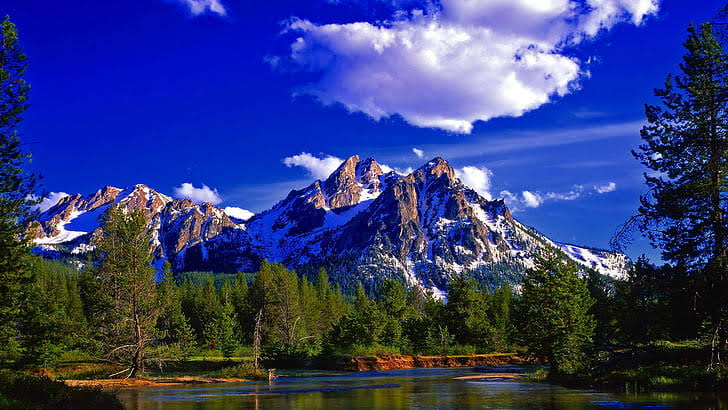
#> input picture images/image2.jpeg, 728 x 410 px, found by its file name
$ python Question_6.py
#> lines starting #> are read from the running program, lines starting #| are printed output that depends on the picture
# Write a program to enhance the image in spatial domain using histogram equalization method.
import numpy as np
import cv2

image = cv2.imread("images\image2.jpeg")
#> image is the input picture: shape (410, 728, 3); mean B, G, R 121.9, 61.7, 51.5
image = cv2.cvtColor(image, cv2.COLOR_BGR2GRAY)
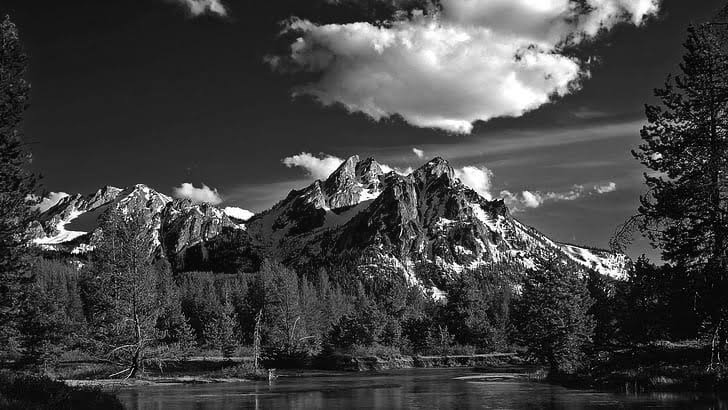
#> image: shape (410, 728); min 0, max 255, mean 65.5

eqilization = cv2.equalizeHist(image)
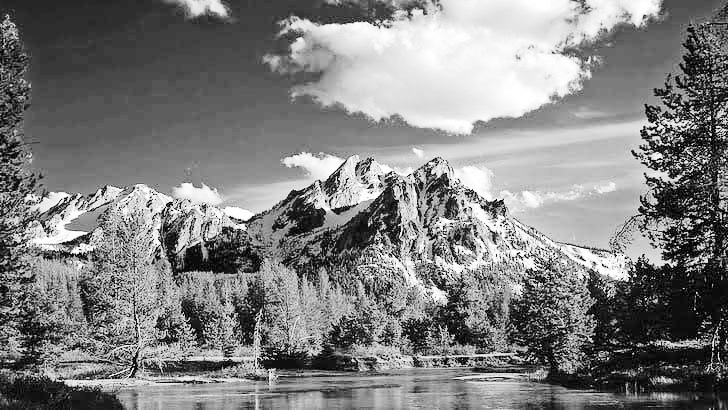
#> eqilization: shape (410, 728); min 0, max 255, mean 128.4

cv2.imshow("Histogram Equilization", np.hstack([image, eqilization]))
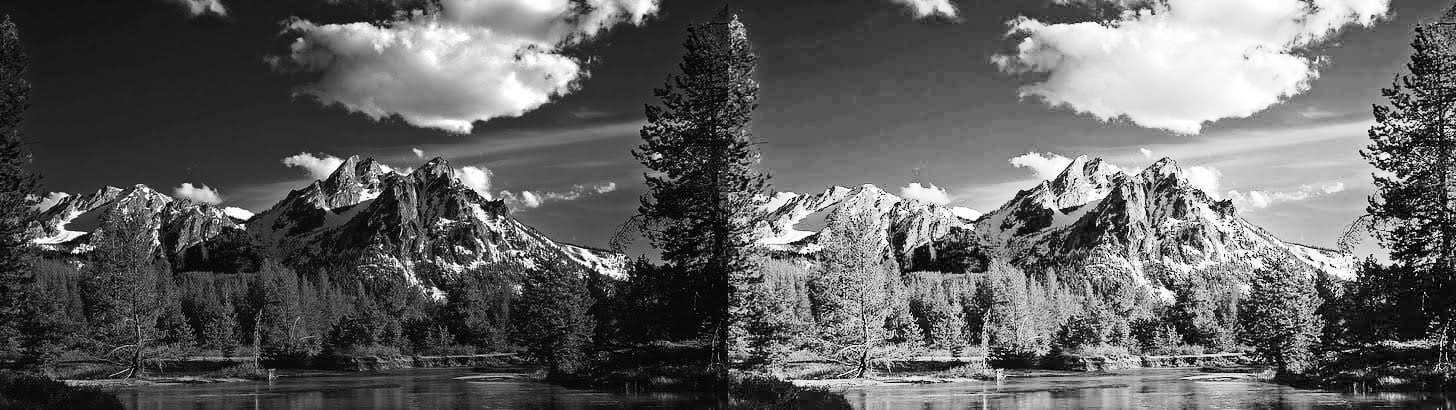
#> window 'Histogram Equilization': shape (410, 1456); min 0, max 255, mean 97

cv2.waitKey(0)

$ run again, with images/image1.jpeg copied over images/image2.jpeg
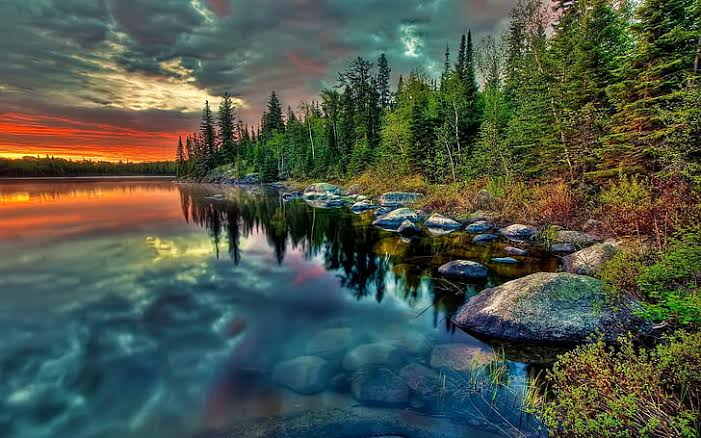
#> input picture images/image1.jpeg, 701 x 438 px, found by its file name
#> image is the input picture: shape (438, 701, 3); mean B, G, R 73.5, 86.6, 77.3
#> image: shape (438, 701)
#> `eqilization = cv2.equalizeHist(image)`:
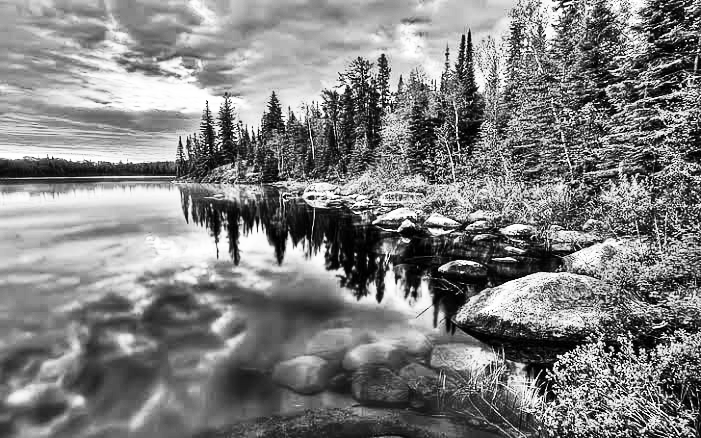
#> eqilization: shape (438, 701); min 0, max 255, mean 128.3
#> `cv2.imshow("Histogram Equilization", np.hstack([image, eqilization]))`:
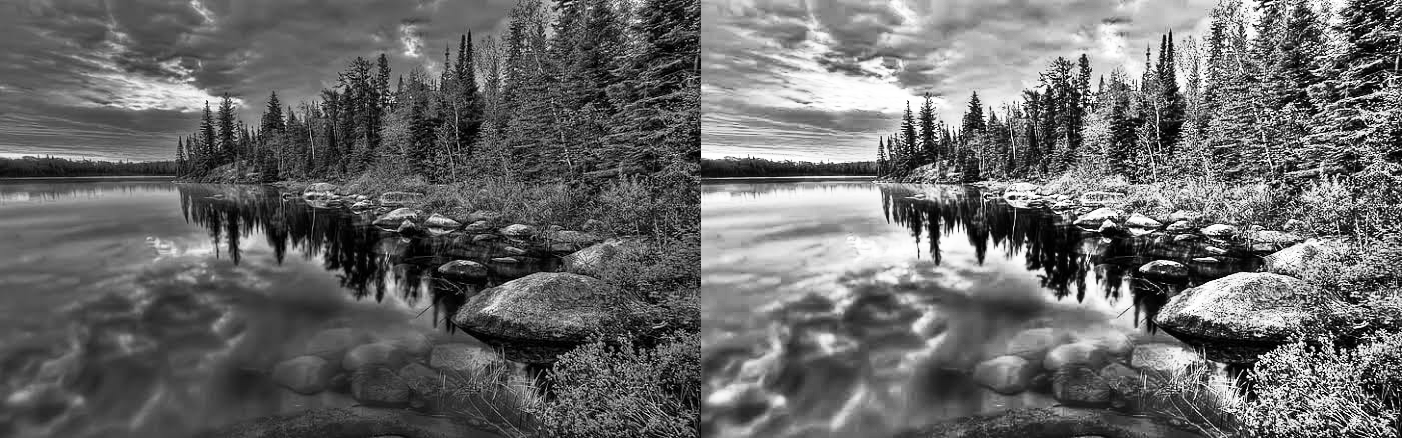
#> window 'Histogram Equilization': shape (438, 1402); min 0, max 255, mean 105.3

$ run again, with images/image3.jpeg copied over images/image2.jpeg
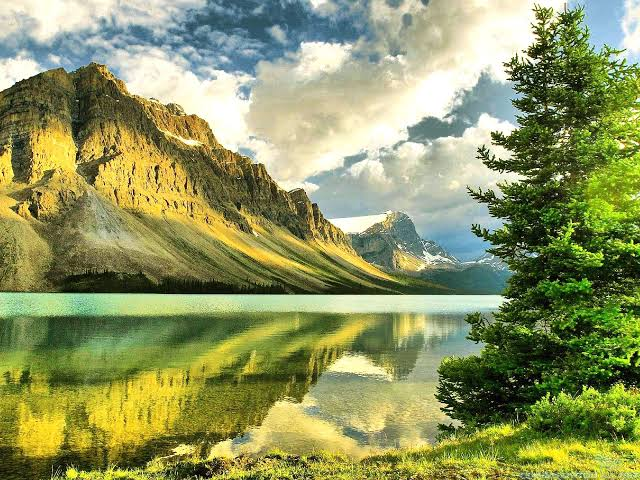
#> input picture images/image3.jpeg, 640 x 480 px, found by its file name
#> image is the input picture: shape (480, 640, 3); mean B, G, R 97.3, 150.2, 142.5
#> image: shape (480, 640)
#> `eqilization = cv2.equalizeHist(image)`:
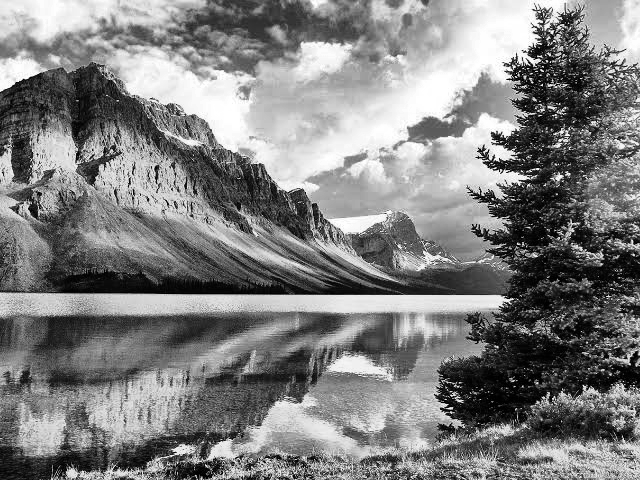
#> eqilization: shape (480, 640); min 0, max 255, mean 128
#> `cv2.imshow("Histogram Equilization", np.hstack([image, eqilization]))`:
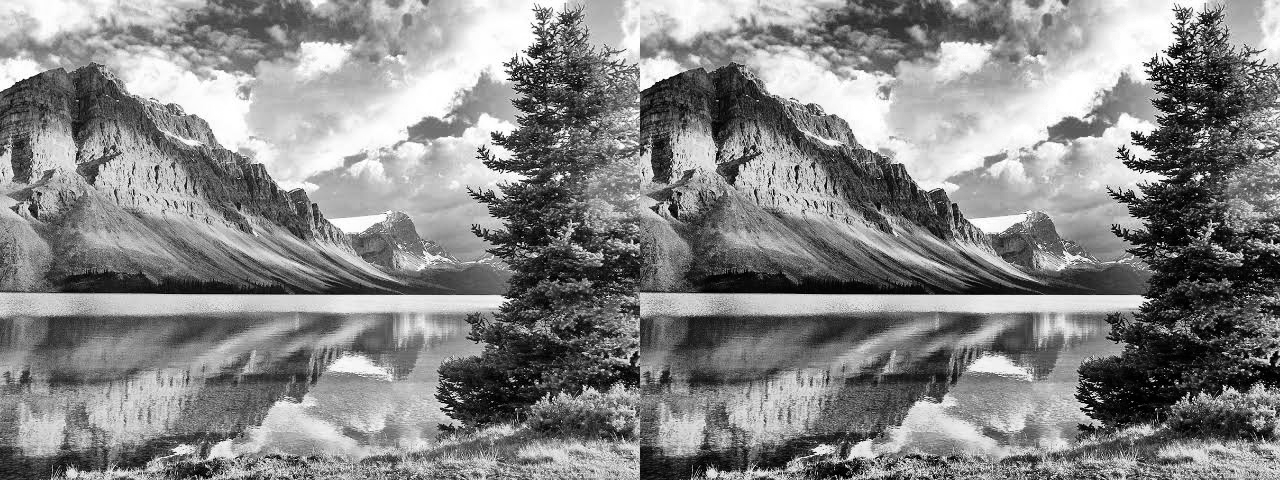
#> window 'Histogram Equilization': shape (480, 1280); min 0, max 255, mean 135

$ run again, with images/image4.jpeg copied over images/image2.jpeg
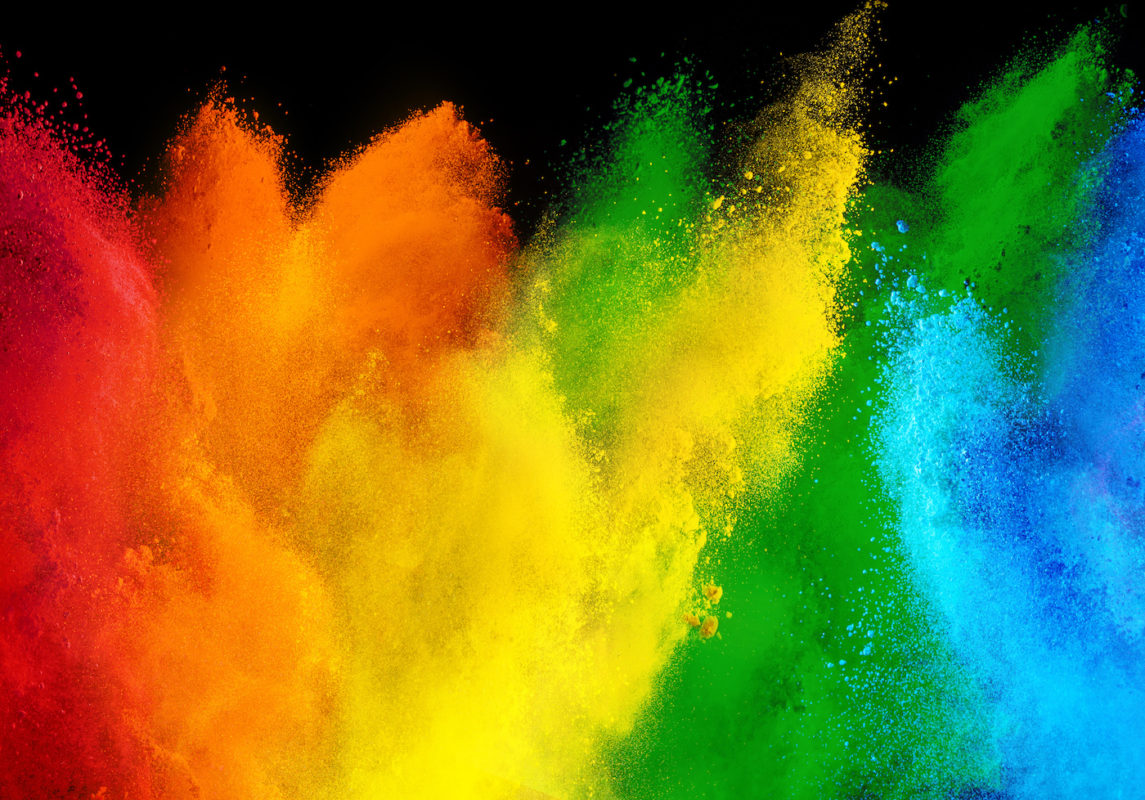
#> input picture images/image4.jpeg, 1145 x 800 px, found by its file name
#> image is the input picture: shape (800, 1145, 3); mean B, G, R 39.7, 116.7, 119.6
#> image: shape (800, 1145)
#> `eqilization = cv2.equalizeHist(image)`:
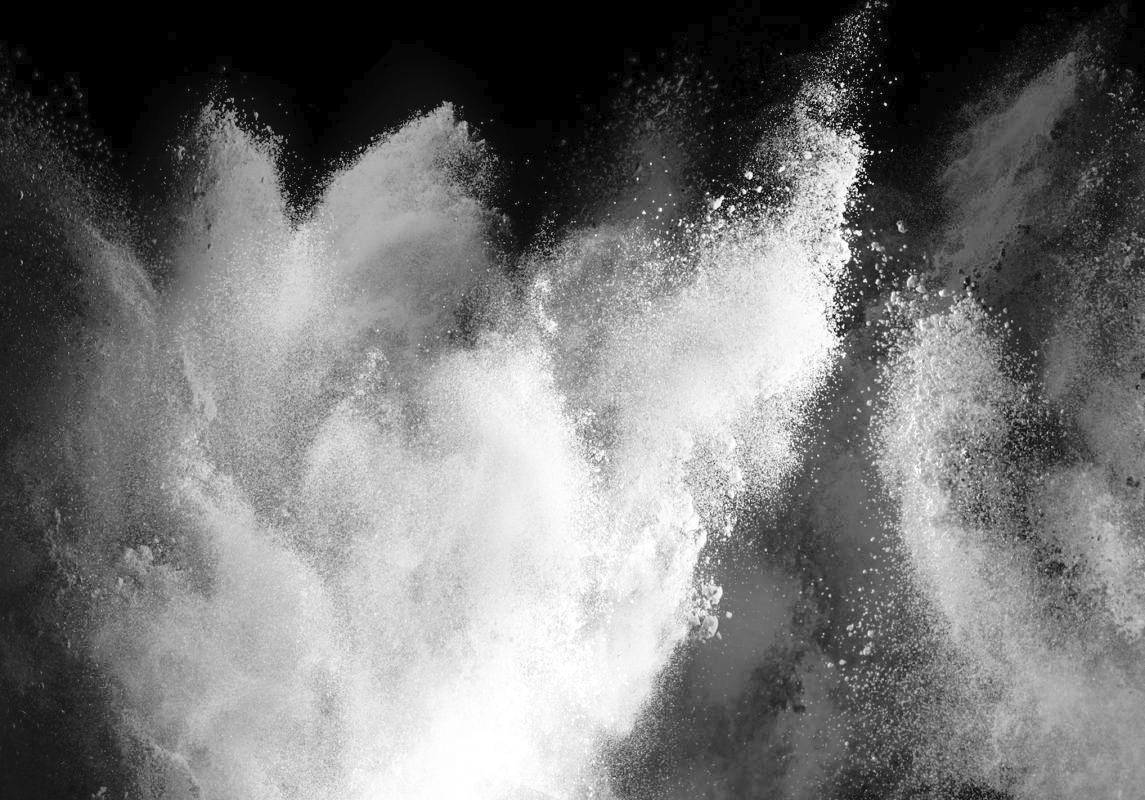
#> eqilization: shape (800, 1145); min 0, max 255, mean 117.6
#> `cv2.imshow("Histogram Equilization", np.hstack([image, eqilization]))`:
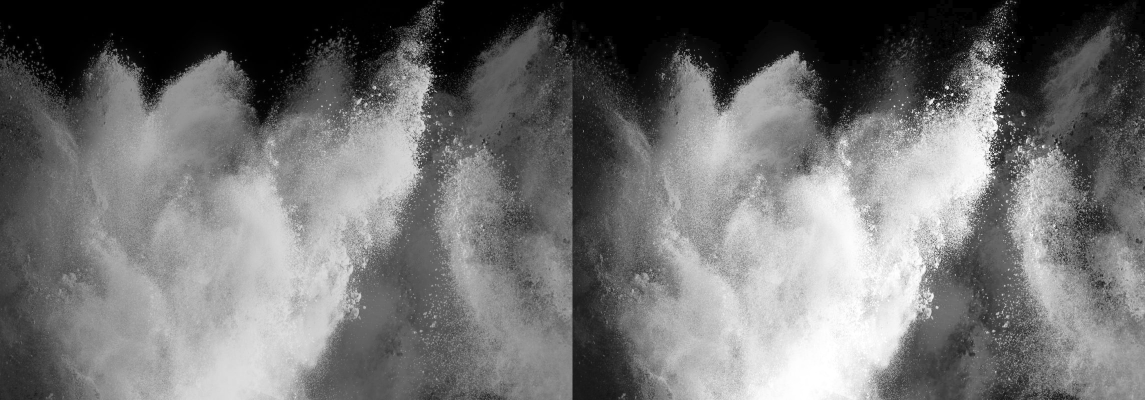
#> window 'Histogram Equilization': shape (800, 2290) (shown at 1/2 size); min 0, max 255, mean 113.2
